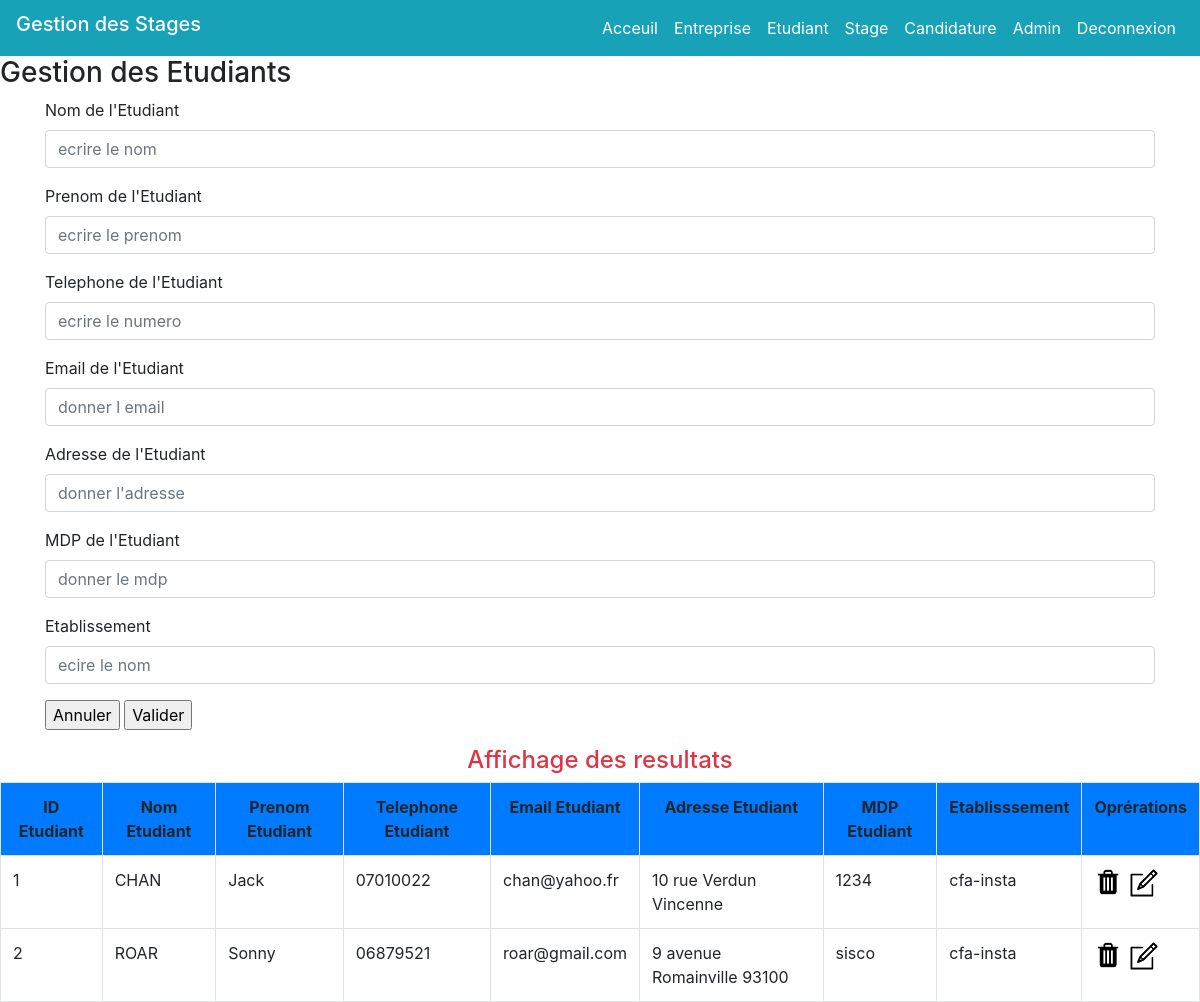
The page /index.php?page=2 (signed in) on the database its author committed.
### tables this page shows
CREATE TABLE Etudiant(
    idEtudiant int(3) not null auto_increment,
    nomEtudiant varchar(30) not null,
    prenomEtudiant varchar(30) not null,
    telEtudiant varchar(30) not null,
    emailEtudiant varchar(30) not null,
    adresseEtudiant varchar(30) not null,
    mdpEtudiant varchar(30) not null,
    etablissement varchar(30) not null,
    PRIMARY KEY(idEtudiant)
);

### controleur/controleur.class.php (called while the page is built, shortened)
<?php
    require_once("modele/modele.class.php");
    class Controleur
    {
        private $unModele;
        public function __construct()
        {
            $this->unModele = new Modele();
        }
        public function selectAllEtudiants()
        {
            $lesEtudiants = $this->unModele->selectAllEtudiants();
            return $lesEtudiants;
        }
    }
?>

### modele/modele.class.php (called while the page is built, shortened)
<?php
    class Modele
    {
        private $unPDO;
        public function __construct()
        {
            try
            {
                $this->unPDO = new PDO("mysql:host=localhost;dbname=gestion_stage","root","");
            }
            catch(PDOException $exp)
            {
                echo "Impossible de se connecter ";
            }
        }
        public function selectAllEtudiants()
        {
            $requete = "select * from Etudiant;";
            $select =$this->unPDO->prepare($requete);
            $select->execute();
            $lesEtudiants = $select->fetchAll();
            return $lesEtudiants;
        }
    }
?>

### vue/vue_les_etudiants.php (the view)
<h4 class = "text-center text-danger"> Affichage des resultats </h4>
    <?php
        echo "<table class = 'table table-bordered'>
        <tr class = 'bg-primary text-center'> <th> ID Etudiant </th> <th> Nom Etudiant </th>  <th> Prenom Etudiant </th>  <th> Telephone Etudiant </th>
        <th> Email Etudiant </th> <th> Adresse Etudiant </th> <th> MDP Etudiant </th> <th> Etablisssement </th> <th> Oprérations </th> <tr>";
        foreach ($lesEtudiants as $unEtudiant){
            echo "<tr> <td> ".$unEtudiant["idEtudiant"]."</td>
                        <td> ".$unEtudiant["nomEtudiant"]."</td>
                        <td> ".$unEtudiant["prenomEtudiant"]."</td>
                        <td> ".$unEtudiant["telEtudiant"]."</td>
                        <td> ".$unEtudiant["emailEtudiant"]."</td>
                        <td> ".$unEtudiant["adresseEtudiant"]."</td>
                        <td> ".$unEtudiant["mdpEtudiant"]."</td>
                        <td> ".$unEtudiant["etablissement"]."</td>
                        <td>
                        <a href='index.php?page=2&action=sup&idEtudiant=".$unEtudiant["idEtudiant"]."'> <img src='images/icon_delete.png' width='30' height='30'> </a>
                        <a href='index.php?page=2&action=edit&idEtudiant=".$unEtudiant["idEtudiant"]."'> <img src='images/icon_edit.png' width='30' height='30'> </a>
			 			</td>
                    </tr>";
        }
        echo "</table>";
    ?>

### css/style.css (style rules this page uses)
html, body { height: 100%; width: 100%; padding: 0; margin: 0; top: 0; bottom: 0; font-family: sans-serif; line-height: 1.5; }

### rows shown on the page
etudiant: idEtudiant "1", nomEtudiant "CHAN", prenomEtudiant "Jack", telEtudiant "07010022", emailEtudiant "chan@yahoo.fr", adresseEtudiant "10 rue Verdun Vincenne", mdpEtudiant "1234", etablissement "cfa-insta"
etudiant: idEtudiant "2", nomEtudiant "ROAR", prenomEtudiant "Sonny", telEtudiant "06879521", emailEtudiant "roar@gmail.com", adresseEtudiant "9 avenue Romainville 93100", mdpEtudiant "sisco", etablissement "cfa-insta"
